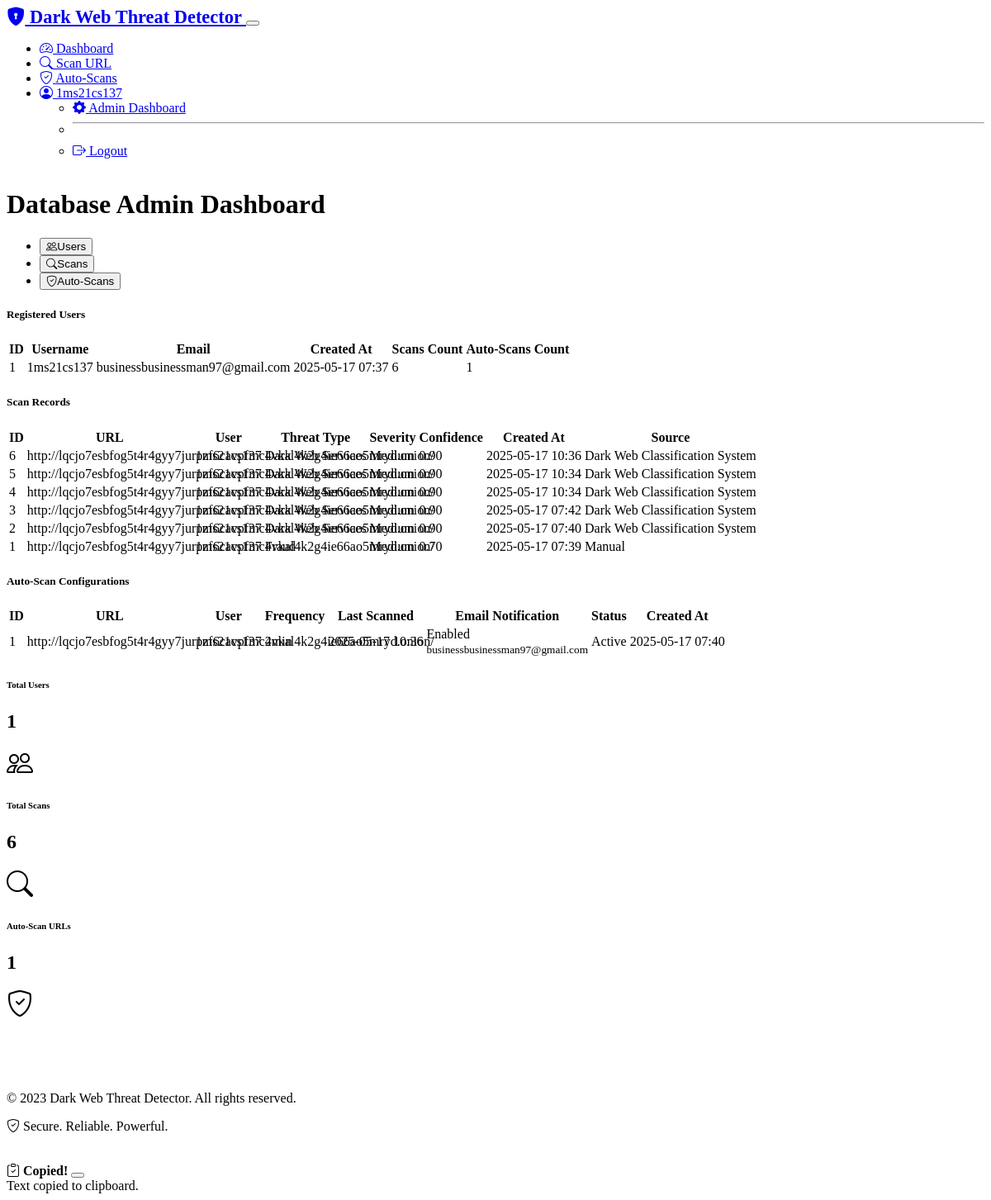
The app's page /admin/dashboard (signed in), older data.
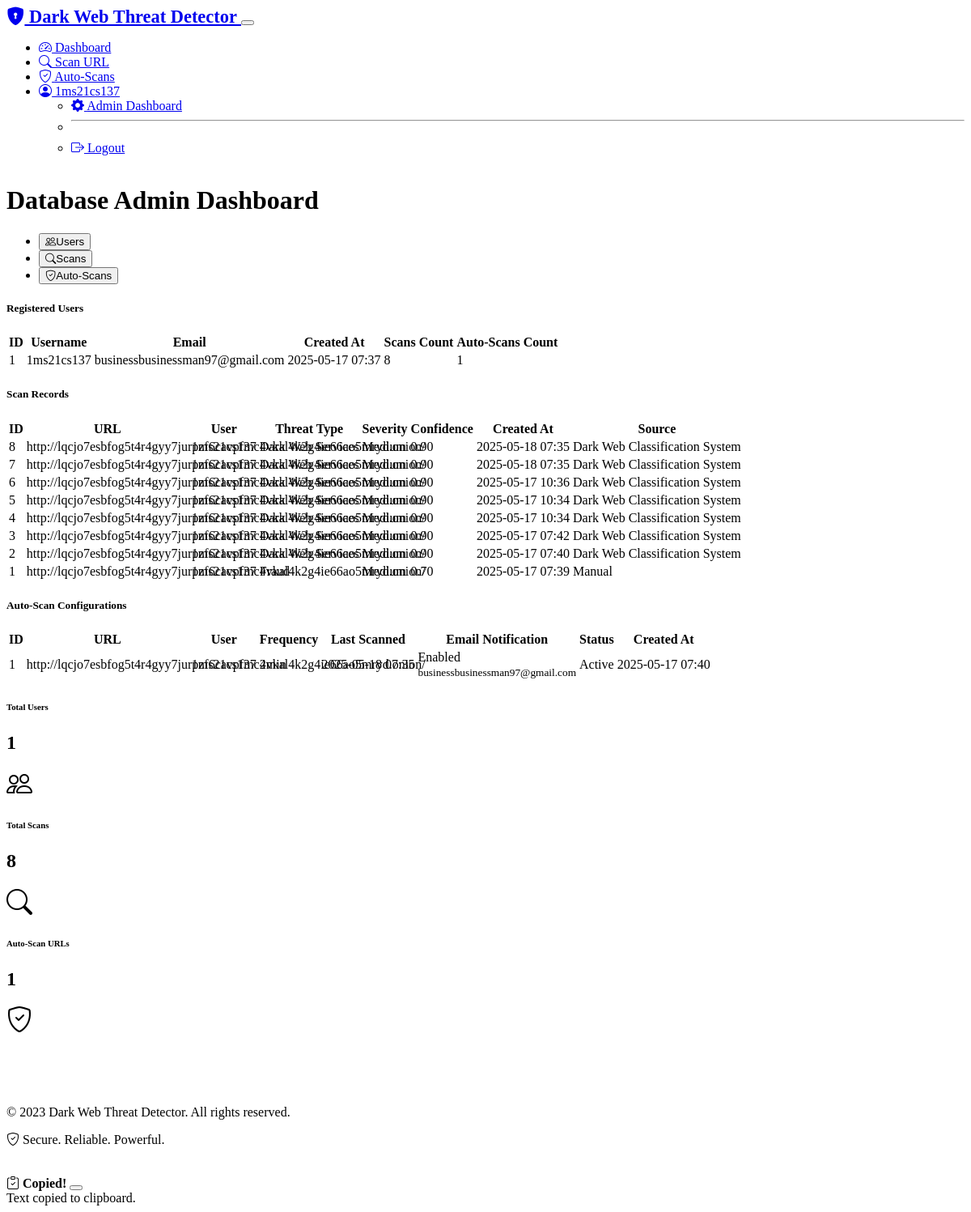
The same page, newer data.
### models.py (models this page shows, shortened)
class User(UserMixin, db.Model):
    id = db.Column(db.Integer, primary_key=True)
    username = db.Column(db.String(64), unique=True, nullable=False)
    email = db.Column(db.String(120), unique=True, nullable=False)
    password_hash = db.Column(db.String(256), nullable=False)
    created_at = db.Column(db.DateTime, default=datetime.utcnow)
    scans = db.relationship('Scan', backref='user', lazy=True)
    auto_scan_urls = db.relationship('AutoScanURL', backref='user', lazy=True)

class Scan(db.Model):
    id = db.Column(db.Integer, primary_key=True)
    url = db.Column(db.String(512), nullable=False)
    content = db.Column(db.Text)
    threat_type = db.Column(db.String(64))
    severity = db.Column(db.String(32))
    confidence_score = db.Column(db.Float)
    recommendation = db.Column(db.Text)
    description = db.Column(db.Text)
    ioc = db.Column(db.String(255))  # Indicator of Compromise (e.g., IP, domain, file hash)
    source = db.Column(db.String(128))  # Source of threat information
    created_at = db.Column(db.DateTime, default=datetime.utcnow)
    user_id = db.Column(db.Integer, db.ForeignKey('user.id'), nullable=False)
    auto_scan_url_id = db.Column(db.Integer, db.ForeignKey('auto_scan_url.id'), nullable=True)

class AutoScanURL(db.Model):
    id = db.Column(db.Integer, primary_key=True)
    url = db.Column(db.String(512), nullable=False)
    description = db.Column(db.Text, nullable=True)
    email_notification = db.Column(db.Boolean, default=True)
    notification_email = db.Column(db.String(120), nullable=True)
    scan_frequency = db.Column(db.String(20), default='daily')  # daily, weekly, monthly
    last_scanned_at = db.Column(db.DateTime, nullable=True)
    active = db.Column(db.Boolean, default=True)
    created_at = db.Column(db.DateTime, default=datetime.utcnow)
    user_id = db.Column(db.Integer, db.ForeignKey('user.id'), nullable=False)
    scans = db.relationship('Scan', backref='auto_scan_url', lazy=True)

### routes.py (the view)
@app.route('/admin/dashboard')
@login_required
@admin_required
def admin_dashboard():
    users = User.query.all()
    scans = Scan.query.order_by(Scan.created_at.desc()).all()
    auto_scans = AutoScanURL.query.order_by(AutoScanURL.created_at.desc()).all()
    return render_template('admin_dashboard.html',
                          title='Admin Dashboard',
                          users=users,
                          scans=scans,
                          auto_scans=auto_scans)

### models.py (called while the page is built)
@login_manager.user_loader
def load_user(user_id):
    return User.query.get(int(user_id))

### routes.py (called while the page is built)
def admin_required(f):
    @wraps(f)
    def decorated_function(*args, **kwargs):
        if not current_user.is_authenticated or current_user.id != 1:  # Assume user with ID 1 is admin
            flash('You do not have permission to access this page.', 'danger')
            return redirect(url_for('index'))
        return f(*args, **kwargs)
    return decorated_function

### templates/admin_dashboard.html (shortened to what the changed rows need)
{% extends "base.html" %}
{% block content %}
<div class="container my-4">
    <h1 class="display-5 mb-4">Database Admin Dashboard</h1>
    <div class="tab-content" id="adminTabsContent">
        <div class="tab-pane fade show active" id="users" role="tabpanel" aria-labelledby="users-tab">
            <div class="card">
                <div class="card-body">
                    <div class="table-responsive">
                        <table class="table table-striped table-hover">
                            <thead>
                                <tr>
                                    <th>ID</th>
                                    <th>Username</th>
                                    <th>Email</th>
                                    <th>Created At</th>
                                    <th>Scans Count</th>
                                    <th>Auto-Scans Count</th>
                                </tr>
                            </thead>
                            <tbody>
                                {% for user in users %}
                                <tr>
                                    <td>{{ user.id }}</td>
                                    <td>{{ user.username }}</td>
                                    <td>{{ user.email }}</td>
                                    <td>{{ user.created_at.strftime('%Y-%m-%d %H:%M') }}</td>
                                    <td>{{ user.scans|length }}</td>
                                    <td>{{ user.auto_scan_urls|length }}</td>
                                </tr>
                                {% endfor %}
                            </tbody>
                        </table>
                    </div>
                </div>
            </div>
        </div>
        <div class="tab-pane fade" id="scans" role="tabpanel" aria-labelledby="scans-tab">
            <div class="card">
                <div class="card-body">
                    <div class="table-responsive">
                        <table class="table table-striped table-hover">
                            <thead>
                                <tr>
                                    <th>ID</th>
                                    <th>URL</th>
                                    <th>User</th>
                                    <th>Threat Type</th>
                                    <th>Severity</th>
                                    <th>Confidence</th>
                                    <th>Created At</th>
                                    <th>Source</th>
                                </tr>
                            </thead>
                            <tbody>
                                {% for scan in scans %}
                                <tr>
                                    <td>{{ scan.id }}</td>
                                    <td class="text-truncate" style="max-width: 200px;">{{ scan.url }}</td>
                                    <td>{{ scan.user.username }}</td>
                                    <td>{{ scan.threat_type }}</td>
                                    <td><span class="badge severity-badge">{{ scan.severity }}</span></td>
                                    <td>{{ "%.2f"|format(scan.confidence_score) }}</td>
                                    <td>{{ scan.created_at.strftime('%Y-%m-%d %H:%M') }}</td>
                                    <td>{{ scan.source or 'Manual' }}</td>
                                </tr>
                                {% endfor %}
                            </tbody>
                        </table>
                    </div>
                </div>
            </div>
        </div>
        <div class="tab-pane fade" id="auto-scans" role="tabpanel" aria-labelledby="auto-scans-tab">
            <div class="card">
                <div class="card-body">
                    <div class="table-responsive">
                        <table class="table table-striped table-hover">
                            <thead>
                                <tr>
                                    <th>ID</th>
                                    <th>URL</th>
                                    <th>User</th>
                                    <th>Frequency</th>
                                    <th>Last Scanned</th>
                                    <th>Email Notification</th>
                                    <th>Status</th>
                                    <th>Created At</th>
                                </tr>
                            </thead>
                            <tbody>
                                {% for auto_scan in auto_scans %}
                                <tr>
                                    <td>{{ auto_scan.id }}</td>
                                    <td class="text-truncate" style="max-width: 200px;">{{ auto_scan.url }}</td>
                                    <td>{{ auto_scan.user.username }}</td>
                                    <td>{{ auto_scan.scan_frequency }}</td>
                                    <td>
                                        {% if auto_scan.last_scanned_at %}
                                            {{ auto_scan.last_scanned_at.strftime('%Y-%m-%d %H:%M') }}
                                        {% else %}
                                            Never
                                        {% endif %}
                                    </td>
                                    <td>
                                        {% if auto_scan.email_notification %}
                                            <span class="badge bg-success">Enabled</span>
                                            <br>
                                            <small>{{ auto_scan.notification_email or auto_scan.user.email }}</small>
                                        {% else %}
                                            <span class="badge bg-secondary">Disabled</span>
                                        {% endif %}
                                    </td>
                                    <td>
                                        {% if auto_scan.active %}
                                            <span class="badge bg-success">Active</span>
                                        {% else %}
                                            <span class="badge bg-danger">Inactive</span>
                                        {% endif %}
                                    </td>
                                    <td>{{ auto_scan.created_at.strftime('%Y-%m-%d %H:%M') }}</td>
                                </tr>
                                {% endfor %}
                            </tbody>
                        </table>
                    </div>
                </div>
            </div>
        </div>
    </div>
</div>
<div class="container mb-4">
    <div class="row">
        <div class="col-md-4">
            <div class="card dashboard-card bg-dark stats-card h-100" style="border-left-color: var(--bs-primary);">
                <div class="card-body">
                    <div class="d-flex justify-content-between align-items-center">
                        <div>
                            <h2 class="fw-bold mb-0">{{ users|length }}</h2>
                        </div>
                    </div>
                </div>
            </div>
        </div>
        <div class="col-md-4">
            <div class="card dashboard-card bg-dark stats-card h-100" style="border-left-color: var(--bs-success);">
                <div class="card-body">
                    <div class="d-flex justify-content-between align-items-center">
                        <div>
                            <h6 class="text-uppercase text-muted">Total Scans</h6>
                            <h2 class="fw-bold mb-0">{{ scans|length }}</h2>
                        </div>
                    </div>
                </div>
            </div>
        </div>
        <div class="col-md-4">
            <div class="card dashboard-card bg-dark stats-card h-100" style="border-left-color: var(--bs-info);">
                <div class="card-body">
                    <div class="d-flex justify-content-between align-items-center">
                        <div>
                            <h2 class="fw-bold mb-0">{{ auto_scans|length }}</h2>
                        </div>
                    </div>
                </div>
            </div>
        </div>
    </div>
</div>
{% endblock %}

### templates/base.html (shortened to what the changed rows need)
<!DOCTYPE html>
<html lang="en" data-bs-theme="dark">
<head>
    <link rel="stylesheet" href="https://cdn.replit.com/agent/bootstrap-agent-dark-theme.min.css">
    <link rel="stylesheet" href="https://cdn.jsdelivr.net/npm/bootstrap-icons@1.11.0/font/bootstrap-icons.css">
    <link rel="stylesheet" href="{{ url_for('static', filename='css/style.css') }}">
</head>
<body>
    <nav class="navbar navbar-expand-lg navbar-dark bg-dark">
        <div class="container">
            <div class="collapse navbar-collapse" id="navbarNav">
                <ul class="navbar-nav ms-auto">
                    {% if current_user.is_authenticated %}
                    <li class="nav-item">
                        <a class="nav-link {% if request.endpoint == 'dashboard' %}active{% endif %}" href="{{ url_for('dashboard') }}">
                            <i class="bi bi-speedometer2 me-1"></i> Dashboard
                        </a>
                    </li>
                    <li class="nav-item">
                        <a class="nav-link {% if request.endpoint == 'scan' %}active{% endif %}" href="{{ url_for('scan') }}">
                            <i class="bi bi-search me-1"></i> Scan URL
                        </a>
                    </li>
                    <li class="nav-item">
                        <a class="nav-link {% if request.endpoint == 'auto_scans' %}active{% endif %}" href="{{ url_for('auto_scans') }}">
                            <i class="bi bi-shield-check me-1"></i> Auto-Scans
                        </a>
                    </li>
                    <li class="nav-item dropdown">
                        <a class="nav-link dropdown-toggle" href="#" id="navbarDropdown" role="button" data-bs-toggle="dropdown" aria-expanded="false">
                            <i class="bi bi-person-circle me-1"></i> {{ current_user.username }}
                        </a>
                        <ul class="dropdown-menu dropdown-menu-end" aria-labelledby="navbarDropdown">
                            {% if current_user.id == 1 %}
                            <li><a class="dropdown-item" href="{{ url_for('admin_dashboard') }}">
                                <i class="bi bi-gear-fill me-1"></i> Admin Dashboard
                            </a></li>
                            <li><hr class="dropdown-divider"></li>
                            {% endif %}
                            <li><a class="dropdown-item" href="{{ url_for('logout') }}">
                                <i class="bi bi-box-arrow-right me-1"></i> Logout
                            </a></li>
                        </ul>
                    </li>
                    {% endif %}
                </ul>
            </div>
        </div>
    </nav>
    <div class="container content-wrapper py-4">
        {% block content %}{% endblock %}
    </div>
</body>
</html>

Row changes from the older to the newer data that the page shows:
computed for User "1ms21cs137": scans|length "6" → "8"
added Scan: id "8", url "http://lqcjo7esbfog5t4r4gyy7jurpzf6cavpfmc4vkal4k2g4ie66ao5mryd.onion/", user.username "1ms21cs137", threat_type "Dark Web Services", severity "Medium", confidence_score "0.90", created_at "2025-05-18 07:35", source "Dark Web Classification System"
added Scan: id "7", url "http://lqcjo7esbfog5t4r4gyy7jurpzf6cavpfmc4vkal4k2g4ie66ao5mryd.onion/", user.username "1ms21cs137", threat_type "Dark Web Services", severity "Medium", confidence_score "0.90", created_at "2025-05-18 07:35", source "Dark Web Classification System"
changed AutoScanURL "http://lqcjo7esbfog5t4r4gyy7jurpzf6cavpfmc4vkal4k2g4ie66ao5mryd.onion/": last_scanned_at "2025-05-17 10:36" → "2025-05-18 07:35"
Text that changed along with them:
{{ scans|length }}: "6" → "8"
